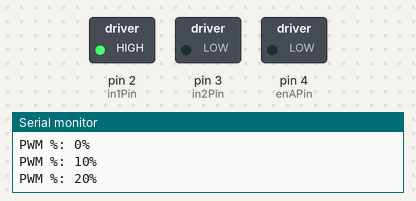
A sketch run on a simulated Arduino Uno, built for the host (arithmetic inside an expression is 32-bit, double 64-bit). Shown: switched loads named in the sketch (green lamp = pin HIGH), the last lines printed to the serial monitor.

Above: at 3.0 s.
At 8.5 s:
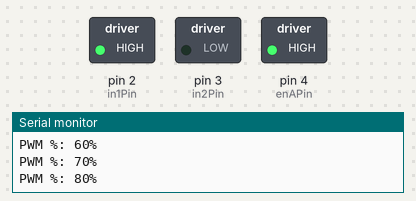
Timing chart, 0 to 14.3 s (numbered marks = the images above):
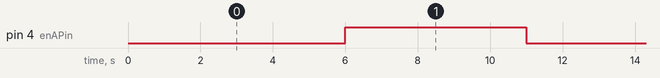

Measured:
- by itself, pin 4 (enAPin): alternates HIGH for 5.0 s and LOW for 6.0 s

The sketch:

PWM.ino
```cpp
const int in1Pin = 2;     // IN1 del L298
const int in2Pin = 3;     // IN2 del L298
const int enAPin = 4;     // ENA del L298 (PWM)

int duty = 0;

void setup() {
  Serial.begin(115200);

  pinMode(in1Pin, OUTPUT);
  pinMode(in2Pin, OUTPUT);
  pinMode(enAPin, OUTPUT);

  // Fijamos la dirección del motor hacia adelante
  digitalWrite(in1Pin, HIGH);
  digitalWrite(in2Pin, LOW);

  // Frecuencia PWM opcional (para que no "chille")
  analogWriteFreq(1000);
}

void loop() {
  analogWrite(enAPin, duty);

  Serial.print("PWM %: ");
  Serial.print((duty * 100) / 250);  // Esto muestra el porcentaje real
  Serial.println("%");

  delay(1000);  // Espera 1 segundo entre escalones

  duty += 25;  // Escalones de 10%

  if (duty > 250) {
    duty = 0;  // Reinicia desde 0%
  }
}
```
